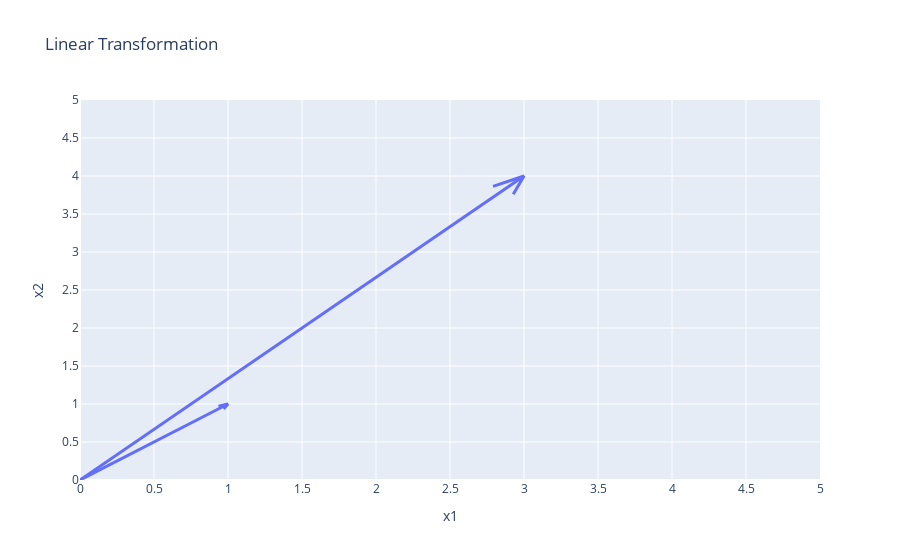

Notebook code for this chart:
### Markdown cell above
## Linear Transformations
Another useful interpretation of matrices, is to treat them as __linear transformations__. This means that we can consider matrices something that when multiplied with one or multiple input vectors, we get one or multiple output vectors in the same vector space. For example, consider the matrix product below. We can see that by multiplying a vector with a matrix we get another vector, both which are displayed in the diagram below.

$$ \begin{bmatrix}1 & 2 \\ 3 & 1 \end{bmatrix} \times \begin{bmatrix}1 \\ 1\end{bmatrix} = \begin{bmatrix}3 \\4\end{bmatrix}$$

### Code cell
import plotly.figure_factory as ff
import plotly.express as px

x,y = np.array([0,0]),np.array([0,0])
u = np.array([1,3])
v = np.array([1,4])

fig = ff.create_quiver(x, y, u, v,
                       scale=1,
                       arrow_scale=.05,
                       name='quiver',
                       line_width=3
                      )

# # updating layout for a larger range of values and displaying axes
fig.update_layout(yaxis=dict(range=[0,5]),
                  xaxis=dict(range=[0,5]),
                  title="Linear Transformation",
                  xaxis_title="x1",
                  yaxis_title="x2"
                 )
# fig.update_layout(xaxis=dict(range=[0,5]))

fig.update_yaxes(nticks=20)
fig.update_xaxes(nticks=20)


fig.show()

### Figure 1 — Plotly figure (JSON) as saved in the notebook; plotly's stock layout.template omitted (floating-point values rounded to 4 significant figures)
{"data": [{"line": {"width": 3}, "mode": "lines", "name": "quiver", "type": "scatter", "x": [0, 1, null, 0, 3, null, 0.9701, 1, 0.9359, null, 2.927, 3, 2.791, null], "y": [0, 1, null, 0, 4, null, 0.9359, 1, 0.9701, null, 3.761, 4, 3.863, null]}], "layout": {"hovermode": "closest", "title": {"text": "Linear Transformation"}, "xaxis": {"nticks": 20, "range": [0, 5], "title": {"text": "x1"}}, "yaxis": {"nticks": 20, "range": [0, 5], "title": {"text": "x2"}}}}
